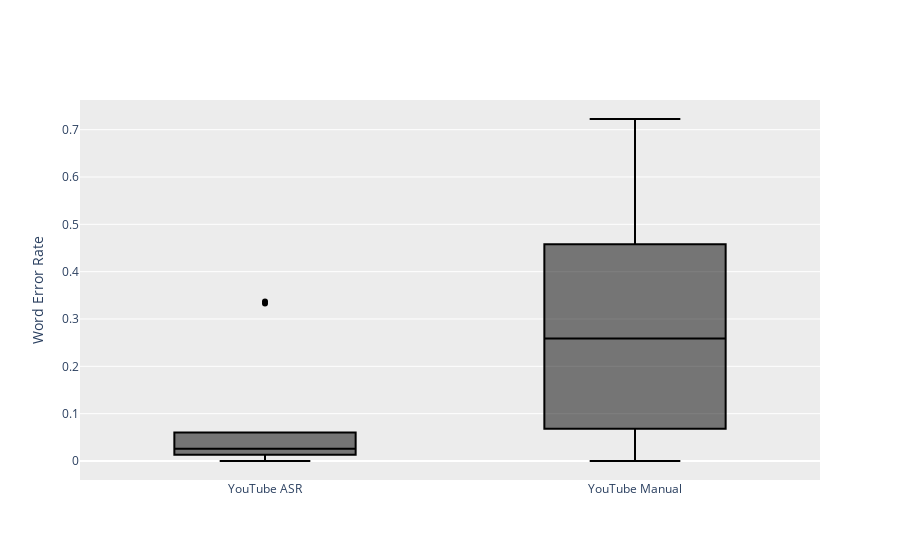

Notebook code for this chart:
### Markdown cell above
Regular boxplots (showing outliers)

### Code cell
import plotly.graph_objects as go
from plotly.subplots import make_subplots

# Make a blank figure
fig = make_subplots(rows=1, cols=1)
# change the background colour to grey
fig.update_layout(
    plot_bgcolor='#ececec')

# make a boxplot for the ASR word error rate
fig.add_trace(go.Box(y=df['asr_error'], name='YouTube ASR',
                marker_color = 'black'))

# make a boxplot for the manual transcript word error rate
fig.add_trace(go.Box(y=df['manual_error'], name = 'YouTube Manual',
                marker_color = 'black'))

# Add y-axis label
fig.update_yaxes(title_text='Word Error Rate')

fig.update_layout(showlegend=False)

fig.show()

### Figure 1 — Plotly figure (JSON) as saved in the notebook; plotly's stock layout.template omitted (floating-point values rounded to 4 significant figures)
{"data": [{"marker": {"color": "black"}, "name": "YouTube ASR", "type": "box", "y": [0.002128, 0.01985, 0.01327, 0.3367, 0.06028, 0.02903, 0.03968, 0.3326, 0.02254, 0]}, {"marker": {"color": "black"}, "name": "YouTube Manual", "type": "box", "y": [0.4298, 0.1679, 0.02876, 0.6905, 0.7225, 0.4579, 0.2187, 0.06831, 0.2987, 0]}], "layout": {"plot_bgcolor": "#ececec", "showlegend": false, "xaxis": {"anchor": "y", "domain": [0, 1]}, "yaxis": {"anchor": "x", "domain": [0, 1], "title": {"text": "Word Error Rate"}}}}
